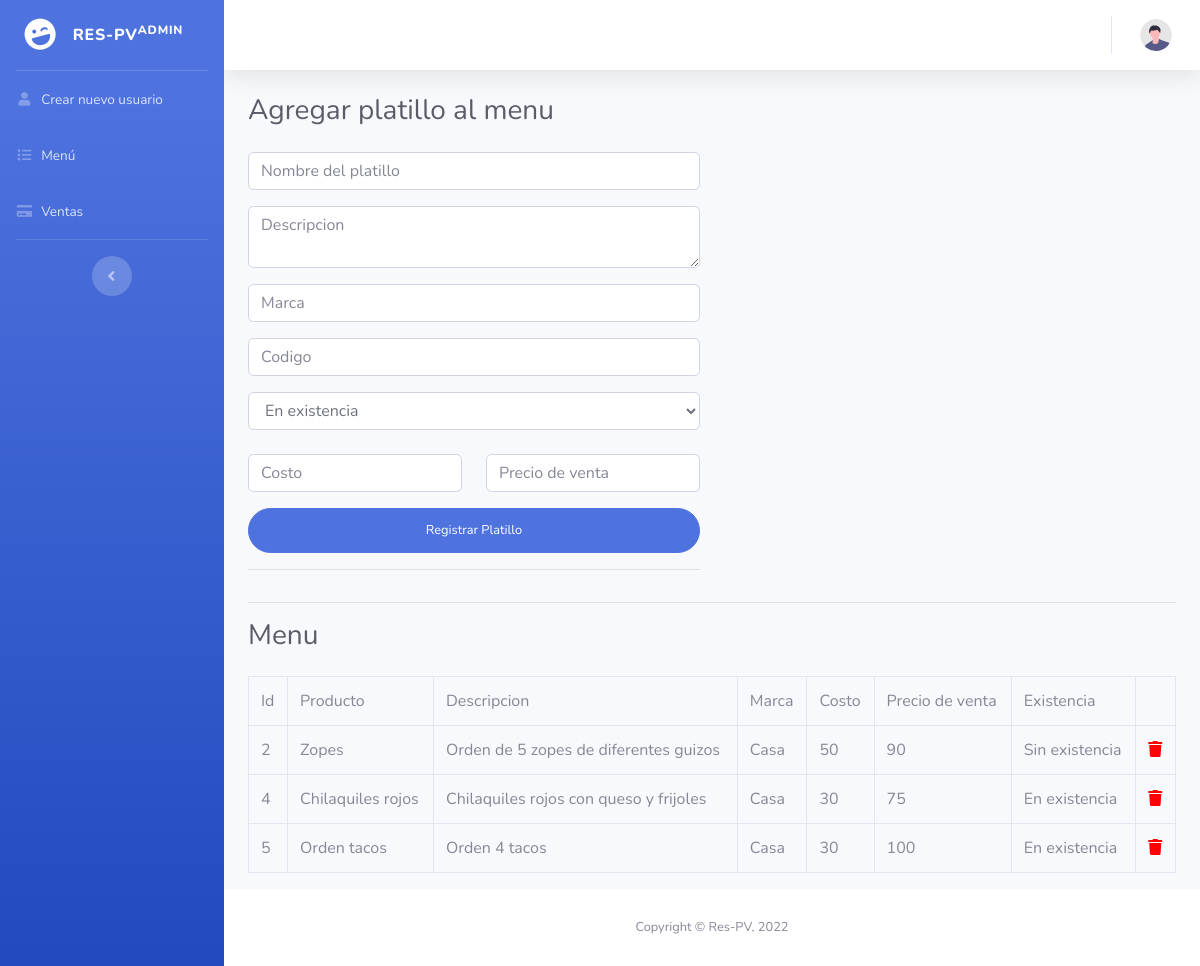
Page /menu.php on the committed database.
### tables this page shows
CREATE TABLE `product` (
  `id_product` int(11) NOT NULL,
  `name_product` varchar(40) NOT NULL,
  `description_product` varchar(50) NOT NULL,
  `mark_product` varchar(30) NOT NULL,
  `unitaryPrice_product` int(11) NOT NULL,
  `cost_product` int(11) NOT NULL,
  `code_product` int(11) NOT NULL,
  `productExistance` int(11) NOT NULL
);

### db.php (called while the page is built, shortened)
<?php
    class Conexion{
        private $driver = "mysql";
        private $host = "localhost";
        private $dbname = "respv";
        private $usuario = "root";
        private $contrasena = "";
        public function __construct(){
            try {
                $db = new PDO("{$this->driver}:host={$this->host};dbname={$this->dbname}",$this->usuario,$this->contrasena);
                $db->setAttribute(PDO::ATTR_ERRMODE, PDO::ERRMODE_EXCEPTION);
                return $db;
            } catch (PDOException $e) {
                echo "Ha ocurrido un error al conectarse a la base de datos" . $e->getMessage();
            }
        }
    }
?>

### menu/Modelo/menu.php (called while the page is built, shortened)
<?php
    require_once('db.php');
    class Menu extends Conexion{
        public function __construct(){
            $this->db = parent::__construct();
        }
        public function get(){
            $rows = null;
            $statement = $this->db->prepare("SELECT * FROM product");
            $statement->execute();
            while ($result = $statement->fetch()) {
                $rows[] = $result;
            }
            return $rows;
        }
    }
?>

### menu.php (the view, shortened to what this page needs)
<?php
require_once("menu/Modelo/menu.php");
$ModeloMenu = new Menu();
?>
<!DOCTYPE html>
<html lang="en">
<head>
    <link href="vendor/fontawesome-free/css/all.min.css" rel="stylesheet" type="text/css">
    <link href="css/sb-admin-2.min.css" rel="stylesheet">
</head>
<body id="page-top">
    <div id="wrapper">
        <ul class="navbar-nav bg-gradient-primary sidebar sidebar-dark accordion" id="accordionSidebar">
            <a class="sidebar-brand d-flex align-items-center justify-content-center" href="homeAdministrador.php">
                <div class="sidebar-brand-icon rotate-n-15">
                    <i class="fas fa-laugh-wink"></i>
                </div>
                <div class="sidebar-brand-text mx-3">Res-PV<sup>Admin</sup></div>
            </a>
            <hr class="sidebar-divider my-0">
            <li class="nav-item">
                <a class="nav-link" href="createUser.php">
                    <i class="fas fa-fw fa-user"></i>
                    <span>Crear nuevo usuario</span></a>
            </li>
            <li class="nav-item">
                <a class="nav-link" href="menu.php">
                    <i class="fas fa-fw fa-list"></i>
                    <span>Menú</span></a>
            </li>
            <li class="nav-item">
                <a class="nav-link" href="sales.php">
                    <i class="fas fa-fw fa-credit-card"></i>
                    <span>Ventas</span></a>
            </li>
            <hr class="sidebar-divider d-none d-md-block">
            <div class="text-center d-none d-md-inline">
                <button class="rounded-circle border-0" id="sidebarToggle"></button>
            </div>
        </ul>
        <div id="content-wrapper" class="d-flex flex-column">
            <div id="content">
                <nav class="navbar navbar-expand navbar-light bg-white topbar mb-4 static-top shadow">
                    <ul class="navbar-nav ml-auto">
                        <li class="nav-item dropdown no-arrow">
                            <a class="nav-link dropdown-toggle" href="#" id="userDropdown" role="button"
                                data-toggle="dropdown" aria-haspopup="true" aria-expanded="false">
                                <img class="img-profile rounded-circle"
                                    src="img/undraw_profile.svg">
                            </a>
                        </li>
                    </ul>
                </nav>
                <div class="container-fluid">
                    <div class="d-sm-flex align-items-center justify-content-between mb-4">
                        <h1 class="h3 mb-0 text-gray-800">Agregar platillo al menu </h1>
                    </div>
                    <div class="row">
                        <div class="col-md-6">
                            <form class="user" action="menu/Controlador/addPlatillo.php" method="POST">
                                <div class="form-group">
                                    <input type="text" class="form-control" placeholder="Nombre del platillo" name="nombre">
                                </div>
                                <div class="form-group">
                                    <textarea class="form-control" placeholder="Descripcion" name="descripcion" maxlength="50"></textarea>
                                </div>
                                <div class="form-group">
                                    <input type="text" class="form-control" placeholder="Marca" name="marca">
                                </div>
                                <div class="form-group">
                                    <input type="text" class="form-control" placeholder="Codigo" name="codigo">
                                </div>
                                <div class="form group">
                                    <select class="form-control" name="existencia">
                                        <option value="1"><?php echo 'En existencia'; ?></option>
                                    </select>
                                </div>
                                <br>
                                <div class="form-group row">
                                    <div class="col-sm-6 mb-3 mb-sm-0">
                                        <input type="text" class="form-control" placeholder="Costo" name="costo">
                                    </div>
                                    <div class="col-sm-6">
                                        <input type="text" class="form-control" placeholder="Precio de venta" name="precio">
                                    </div>
                                </div>
                                <input type ="submit" class="btn btn-primary btn-user btn-block" value="Registrar Platillo">
                                <hr>
                            </form>
                        </div>
                    </div>
                    <hr>
                    <div class="d-sm-flex align-items-center justify-content-between mb-4">
                        <h1 class="h3 mb-0 text-gray-800">Menu </h1>
                    </div>
                    <div class="row">
                        <div class="col-md-12">
                            <table class="table table-bordered">
                                <tr>
                                    <td>Id</td>
                                    <td>Producto</td>
                                    <td>Descripcion</td>
                                    <td>Marca</td>
                                    <td>Costo</td>
                                    <td>Precio de venta</td>
                                    <td>Existencia</td>
                                </tr>
                                <?php
                                    $platillos = $ModeloMenu->get();
                                    if($platillos != null){
                                        foreach($platillos as $platillo){
                                ?>
                                    <tr>
                                        <td><?php echo $platillo['id_product'];?></td>
                                        <td><?php echo $platillo['name_product'];?></td>
                                        <td><?php echo $platillo['description_product'];?></td>
                                        <td><?php echo $platillo['mark_product'];?></td>
                                        <td><?php echo $platillo['cost_product'];?></td>
                                        <td><?php echo $platillo['unitaryPrice_product'];?></td>
                                        <td>
                                            <?php
                                                if ($platillo['productExistance']==1) {
                                                    echo "En existencia";
                                                }else{
                                                    if ($platillo['productExistance']==0) {
                                                        echo "Sin existencia";
                                                    }
                                                }
                                            ?>
                                        </td>
                                        <td>
                                        <a href="menu/Vista/delete.php?Id=<?php echo $platillo['id_product'];?>"><span class="fa fa-trash" style="color: red;"></span></a>
                                        </td>
                                    </tr>
                                <?php
                                        }
                                    }
                                ?>
                            </table>
                        </div>
                    </div>
                </div>
            </div>
            <footer class="sticky-footer bg-white">
                <div class="container my-auto">
                    <div class="copyright text-center my-auto">
                        <span>Copyright &copy; Res-PV, 2022 </span>
                    </div>
                </div>
            </footer>
        </div>
    </div>
</body>
</html>

### rows in the picture
product: id_product "2", name_product "Zopes", description_product "Orden de 5 zopes de diferentes guizos", mark_product "Casa", cost_product "50", unitaryPrice_product "90", productExistance "Sin existencia"
product: id_product "4", name_product "Chilaquiles rojos", description_product "Chilaquiles rojos con queso y frijoles", mark_product "Casa", cost_product "30", unitaryPrice_product "75", productExistance "En existencia"
product: id_product "5", name_product "Orden tacos", description_product "Orden 4 tacos", mark_product "Casa", cost_product "30", unitaryPrice_product "100", productExistance "En existencia"
